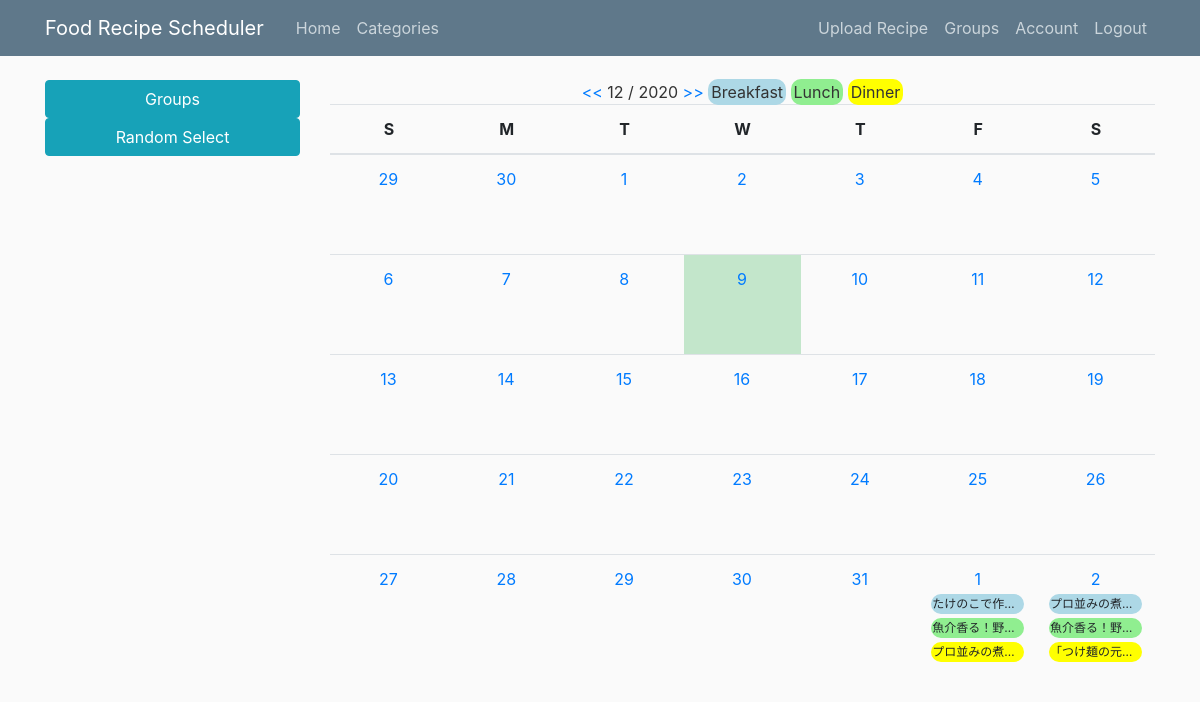
Screenshot of /home (signed in) with the database file from the repository.
### recipe_scheduler/models.py (models this page shows, shortened)
class Recipe(db.Model):
    __table_name__ = 'recipe'
    id = db.Column(db.Integer, primary_key=True)
    recipe_name = db.Column(db.String(100), unique=False, nullable=False)
    recipe_url = db.Column(db.String(2083), unique=False, nullable=False)
    description = db.Column(db.String(200), unique=False, nullable=False)
    category_id = db.Column(db.Integer, db.ForeignKey('category.id'),
                            nullable=False)
    events = db.relationship('Event', backref='recipe', lazy=True, cascade="all")

### recipe_scheduler/main/routes.py (the view, shortened to what this page needs)
@main.route('/', methods=['GET', 'POST'])
@main.route('/home', methods=['GET', 'POST'])
@main.route('/home/<int:year>/<int:month>', methods=['GET', 'POST'])
@login_required
def home(year=None, month=None):
    select_group = request.form.get('group_options')
    sub_form = RandomEventForm()
    categories = Category.query.filter_by(group_id=current_user.current_group).all()
    sub_form.categories.choices = [(r.id, r.category_name) for r in categories]
    if not select_group:
        select_group = current_user.current_group
    if not year and not month:
        dt_now = datetime.datetime.now(datetime.timezone(
            datetime.timedelta(hours=-8)))
        year, month = dt_now.year, dt_now.month
    my_calendar = MonthCalendar()
    context = my_calendar.get_context_data(year, month, select_group)
    user_list = current_user.user_groups
    return render_template('home.html', context=context, user_list=user_list,
                           select_group=int(select_group), group_title="Groups",
                           sub_form=sub_form)

### recipe_scheduler/main/utils.py (called while the page is built)
    def setup_calendar(self):
        self._calendar = calendar.Calendar(self.first_weekday)

    def get_week_names(self):
        week_names = deque(self.week_names)
        week_names.rotate(-self.first_weekday)
        return week_names

    def get_previous_month(self, date):
        if date.month == 1:
            return date.replace(year=date.year-1, month=12, day=1)
        else:
            return date.replace(month=date.month-1, day=1)

    def get_next_month(self, date):
        if date.month == 12:
            return date.replace(year=date.year+1, month=1, day=1)
        else:
            return date.replace(month=date.month+1, day=1)

    def get_month_days(self, date):
        return self._calendar.monthdatescalendar(date.year, date.month)

    def get_current_month(self, year, month):
        if month and year:
            month = datetime.date(year=int(year), month=int(month), day=1)
        else:
            month = datetime.date.today().replace(day=1)
        return month

    def get_month_schedules(self, start, end, days, group):
        check_event = Event.query.filter(
            Event.event_date.between(start, end)).filter_by(
            group_id=group).all()
        day_schedules = {day: {0: None, 1: None, 2: None} for week in days
                         for day in week}
        for e in check_event:
            r = Recipe.query.filter_by(id=e.recipe_id).first()
            if e.event_type == 0:
                day_schedules[e.event_date][0] = [r, e]
            elif e.event_type == 1:
                day_schedules[e.event_date][1] = [r, e]
            else:
                day_schedules[e.event_date][2] = [r, e]
        size = len(day_schedules)
        return [{key: day_schedules[key] for key in
                 itertools.islice(day_schedules, i, i + 7)} for i in
                range(0, size, 7)]

    def get_context_data(self, year, month, group):
        calendar_context = self.get_month_calendar(year, month, group)
        return calendar_context

### recipe_scheduler/models.py (called while the page is built)
@login_manager.user_loader
def loader_user(user_id):
    return User.query.get(int(user_id))

### recipe_scheduler/templates/home.html (shortened to what this page needs)
{% extends "layout.html" %}
{% block content %}
    <div class="calendar-title">
        <a href="{{ url_for('main.home', year=context.month_previous.year,
        month=context.month_previous.month)}}"> << </a>
        {{ context.month_current.month}} / {{ context.month_current.year }}
        <a href="{{ url_for('main.home', year=context.month_next.year,
        month=context.month_next.month)}}"> >> </a>
        <a class="foodlegend foodkind-0">Breakfast</a>
        <a class="foodlegend foodkind-1">Lunch</a>
        <a class="foodlegend foodkind-2">Dinner</a>
    </div>
    <table class="table">
        <thead>
        <tr>
            {% for w in context.week_names %}
                <th>{{ w }}</th>
            {% endfor %}
        </tr>
        </thead>
        <tbody>
        {% for week in context.month_day_schedulers %}
            <tr class="rowcell">
                {% for day, schedules in week.items() %}
                    {% if context.now == day %}
                        <td class="table-success">
                            {% else %}
                        <td>
                    {% endif %}
                <div class="gridcell">
                    <a class="nav-item nav-link calendar_day" href="{{ url_for('events.new_event', day=day) }}">{{ day.day }} </a>
                    {% for cat, recipe in schedules.items() %}
                        {% if recipe[0] %}
                        <button type="button" class="btn btn-sm m-1 foodcell foodkind-{{cat}}" data-toggle="modal" data-target="#recipeModal-{{day.day}}-{{cat}}">{{recipe[0].recipe_name}}</button>
                        {% endif %}
                    {% endfor %}
                </div>
                </td>
                {% endfor %}
            </tr>
        {% endfor %}
        </tbody>
    </table>
{% endblock content %}

### recipe_scheduler/static/main.css (style rules this page uses)
body { background: #fafafa; color: #333333; margin-top: 5rem; height: 100%; }
.nav-link { padding: 0px; }
table { table-layout: fixed; height: auto; }
.foodlegend { border-radius: 10px; font-size: 16px; padding: 3px; }
.rowcell { position: relative; overflow: hidden; diplay: flex; flex: 1 1 0%; }
.gridcell { flex: 1 1 0%; border-right: 1px solid transparent; overflow: hidden; }
.foodcell { overflow: hidden; white-space: nowrap; text-overflow: ellipsis; width: 100%; border-radius: 10px; font-size: 12px; padding: 0; }
.foodkind-0 { background-color: lightblue; }
.foodkind-1 { background-color: lightgreen; }
.foodkind-2 { background-color: yellow; }
td { height: 100px; }
.m-1 { margin: 0px!important; }
.calendar_day { padding: 0; }

### rows the page displays
Recipe: recipe_name "たけのこで作…"
Recipe: recipe_name "魚介香る！野…" "魚介香る！野…"
Recipe: recipe_name "プロ並みの煮…" "プロ並みの煮…"
Recipe: recipe_name "「つけ麺の元…"

### other values shown
{{ group_title }} "Groups"
{{ context.month_current.month }} "12"
{{ context.month_current.year }} "2020"
{{ w }} "S" "M" "T" "W" "T" "F" "S"
{{ day.day }} "29" "30" "1" "2" "3" "4" "5" "6" "7" "8" "9" "10" "11" "12" "13" "14" "15" "16" "17" "18" "19" "20" "21" "22" "23" "24" "25" "26" "27" "28" "29" "30" "31" "1" "2"
